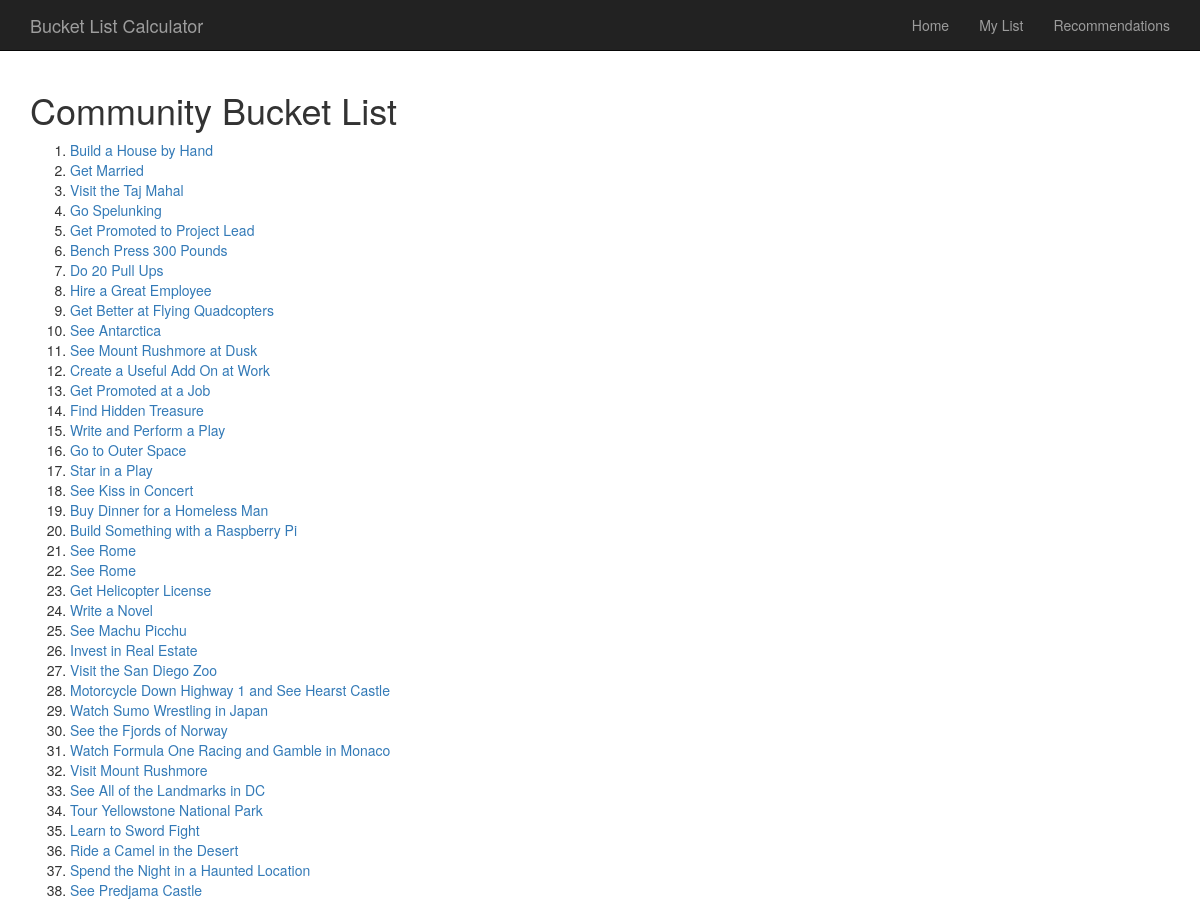
Page /bucketlist/ (upper part) on the earlier database version.
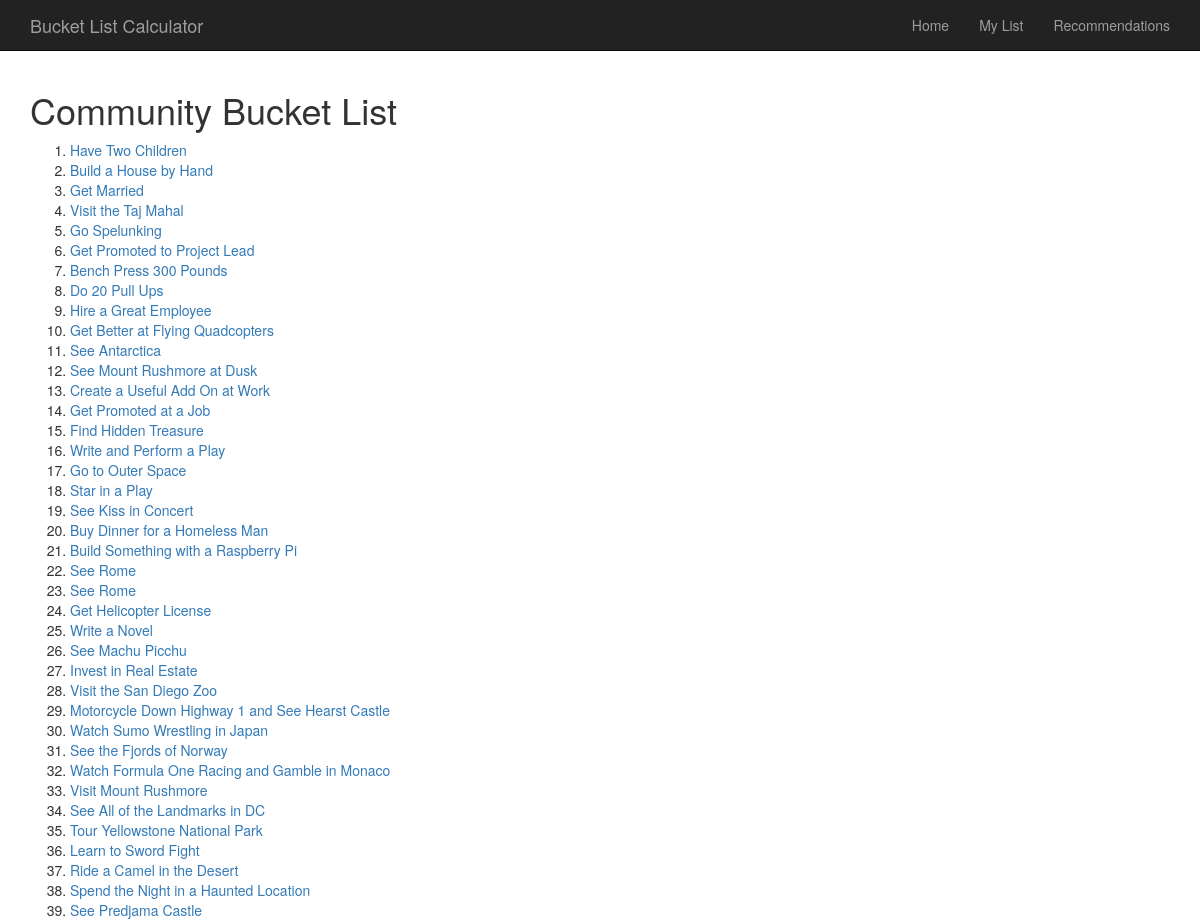
Same page on the later database version.
### BucketList/models.py (models this page shows, shortened)
class BucketListItem(models.Model):
    text = models.CharField(max_length = 200)
    pub_by = models.ForeignKey(User,editable = False)
    pub_date = models.DateTimeField(editable=False)
    goal_type = models.CharField(choices = CHOICES, max_length = 200)
    cost = models.IntegerField(max_length = 20)
    time = models.IntegerField(max_length = 20)
    hours = models.IntegerField(max_length = 20)
    crossed_off = models.BooleanField(editable = False)
    how_many_items = models.IntegerField(editable = False, default = 1)
    def recently_added(self):
        return self.pub_date >= timezone.now() - datetime.timedelta(days = 1)
    recently_added.boolean = True

### BucketList/views.py (the view)
# urls.py: url(r'^item/(?P<id>\w+)/', views.index_items, name = 'index items'),
def index(request):
    all_list_items = BucketListItem.objects.filter(crossed_off = False).order_by('-pub_date')
    recently_crossed_off = BucketListItem.objects.filter(crossed_off = True).order_by('-pub_date')
    all_users = User.objects.all()
    context = {'all_list_items': all_list_items,
                      'recently_crossed_off': recently_crossed_off,
    }
    return render(request, 'BucketList/index.html', context)

### BucketList/templates/BucketList/index.html (shortened to what this page needs)
{% extends 'base.html' %}
{% block content %}
<h1>Community Bucket List</h1>
    <ol>
    {% for item in all_list_items %}
            <li><a href="/bucketlist/item/{{item.id}}/">{{ item.text }}</a></li>
    {% endfor %}
    </ol>
    <br/>
{% endblock content%}

Differences in the rows shown:
added BucketListItem: text "Have Two Children"
